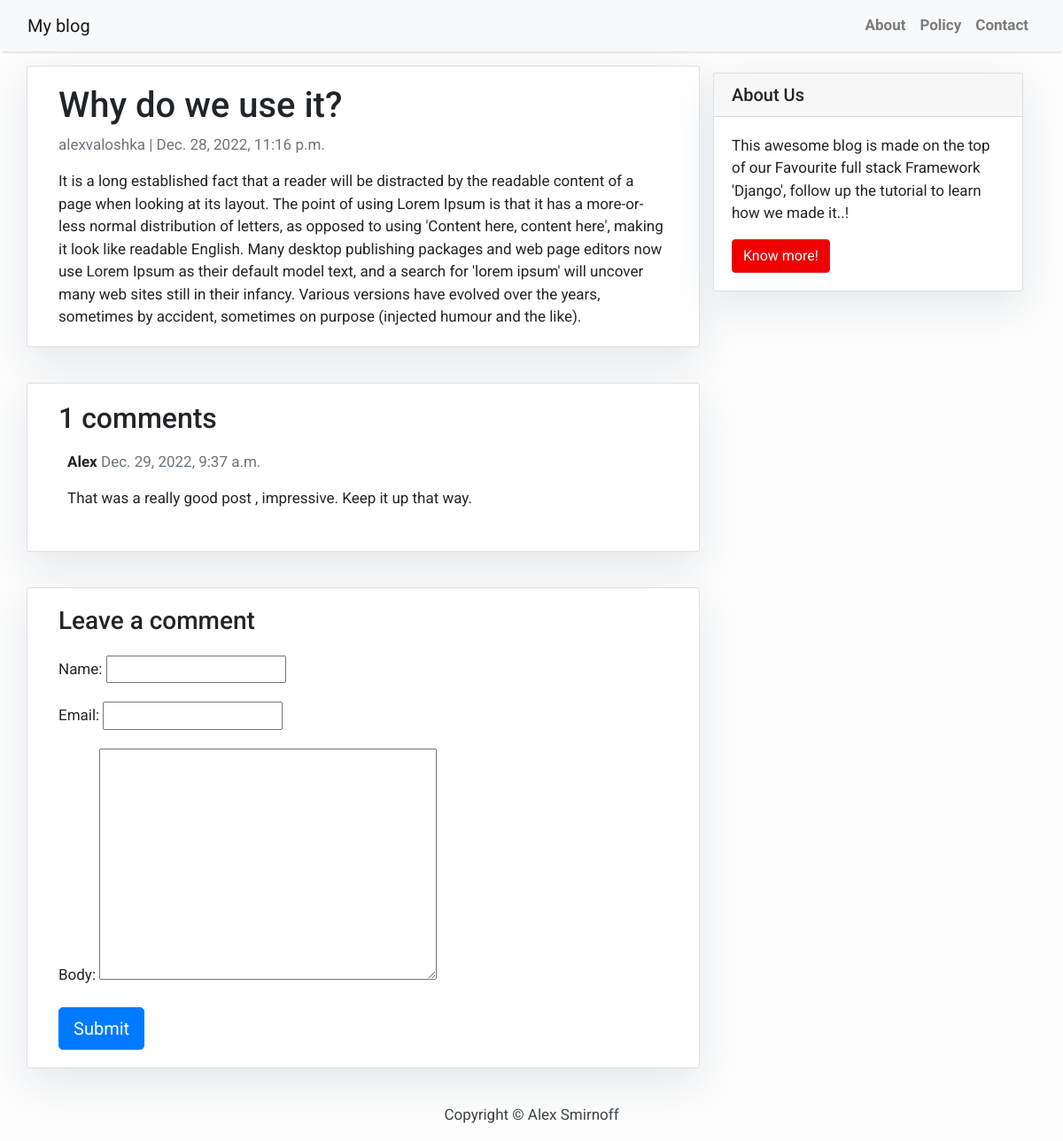
The app's page /second-post/ with its own data.
### application/models.py (models this page shows, shortened)
class Post(models.Model):
    title = models.CharField(max_length=200, unique=True)
    slug = models.SlugField(max_length=200, unique=True)
    author = models.ForeignKey(User, on_delete= models.CASCADE,related_name='blog_posts')
    updated_on = models.DateTimeField(auto_now= True)
    content = models.TextField()
    created_on = models.DateTimeField(auto_now_add=True)
    status = models.IntegerField(choices=STATUS, default=0)
    class Meta:
        ordering = ['-created_on']

class Comment(models.Model):
    post = models.ForeignKey(Post,on_delete=models.CASCADE,related_name='comments')
    name = models.CharField(max_length=80)
    email = models.EmailField()
    body = models.TextField()
    created_on = models.DateTimeField(auto_now_add=True)
    active = models.BooleanField(default=False)
    class Meta:
        ordering = ['created_on']

### application/views.py (the view)
# urls.py: path('<slug:slug>/', views.post_detail, name='post_detail'),
def post_detail(request, slug):
    template_name = 'post_detail.html'
    post = get_object_or_404(Post, slug=slug)
    comments = post.comments.filter(active=True)
    new_comment = None
    if request.method == 'POST':
        comment_form = CommentForm(data=request.POST)
        if comment_form.is_valid():
            new_comment = comment_form.save(commit=False)
            new_comment.post = post
            new_comment.save()
    else:
        comment_form = CommentForm()
    return render(request, template_name, {'post': post,
                                           'comments': comments,
                                           'new_comment': new_comment,
                                           'comment_form': comment_form})

### application/forms.py
class CommentForm(forms.ModelForm):
    class Meta:
        model = Comment
        fields = ('name', 'email', 'body')

### application/templates/post_detail.html (shortened to what this page needs)
 {% extends 'base.html' %} {% block content %}
<div class="container">
  <div class="row">
    <div class="col-md-8 card mb-4  mt-3 left  top">
      <div class="card-body">
        <h1>{% block title %} {{ post.title }} {% endblock title %}</h1>
        <p class=" text-muted">{{ post.author }} | {{ post.created_on }}</p>
        <p class="card-text ">{{ post.content | safe }}</p>
      </div>
    </div>
    {% block sidebar %} {% include 'sidebar.html' %} {% endblock sidebar %}
    <div class="col-md-8 card mb-4  mt-3 ">
      <div class="card-body">
        <h2>{{ comments.count }} comments</h2>
        {% for comment in comments %}
        <div class="comments" style="padding: 10px;">
          <p class="font-weight-bold">
            {{ comment.name }}
            <span class=" text-muted font-weight-normal">
              {{ comment.created_on }}
            </span>
          </p>
          {{ comment.body | linebreaks }}
        </div>
        {% endfor %}
      </div>
    </div>
    <div class="col-md-8 card mb-4  mt-3 ">
      <div class="card-body">
        {% if new_comment %}
        <div class="alert alert-success" role="alert">
          Your comment is awaiting moderation
        </div>
        {% else %}
        <h3>Leave a comment</h3>
        <form method="post" style="margin-top: 1.3em;">
          {{ comment_form.as_p }}
          <button type="submit" class="btn btn-primary  btn-lg">Submit</button>
        </form>
        {% endif %}
      </div>
    </div>
  </div>
</div>
{% endblock content %}

### static/css/base.css (style rules this page uses)
body { font-family: "Roboto", sans-serif; font-size: 17px; background-color: #fdfdfd; }

### application/templates/sidebar.html (style rules this page uses)
.card { box-shadow: 0 16px 48px #E3E7EB; }

### records on screen
Post: title "Why do we use it?", author "alexvaloshka", created_on "Dec. 28, 2022, 11:16 p.m.", content "It is a long established fact that a reader will be distracted by the readable content of a page when looking at its layout. The point of using Lorem Ipsum is that it has a more-or-less normal distribution of letters, as opposed to using 'Content here, content here', making it look like readable English. Many desktop publishing packages and web page editors now use Lorem Ipsum as their default model text, and a search for 'lorem ipsum' will uncover many web sites still in their infancy. Various versions have evolved over the years, sometimes by accident, sometimes on purpose (injected humour and the like)."
Comment: name "Alex", created_on "Dec. 29, 2022, 9:37 a.m.", body "That was a really good post , impressive. Keep it up that way."

### other values on screen
{{ comments.count }} "1"
